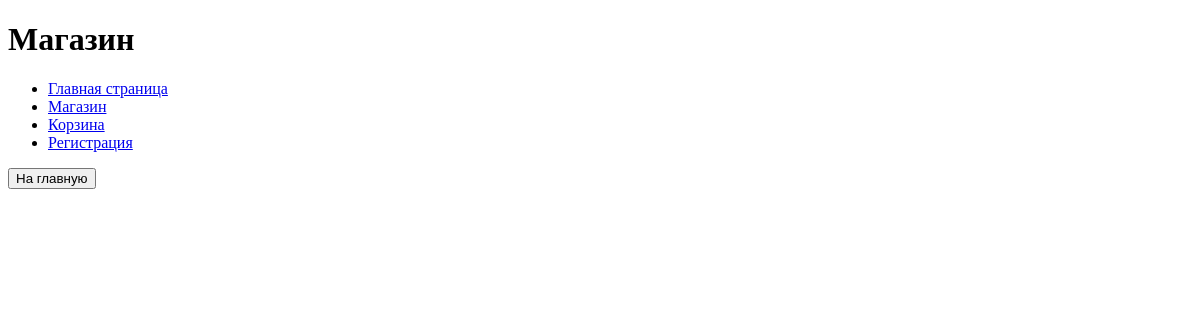
The app's page /task1/shop/, older data.
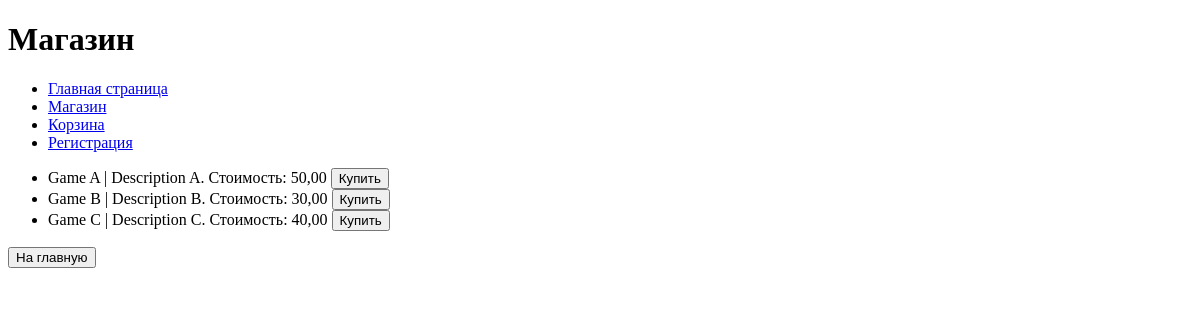
The same page, newer data.
### task1/models.py (models this page shows, shortened)
class Game(models.Model):
    title = models.CharField(max_length=100)
    cost = models.DecimalField(max_digits=10, decimal_places=2)
    size = models.DecimalField(max_digits=10, decimal_places=2)
    description = models.TextField()
    age_limited = models.BooleanField(default=False)
    buyer = models.ManyToManyField(Buyer, related_name='games')

### task1/views.py (the view)
# urls.py: path('shop/', views.shop, name='shop'),
def shop(request):
    games = Game.objects.all()
    return render(request, 'task1/shop.html', {'games': games})

### task1/templates/task1/shop.html (shortened to what this page needs)
{% extends 'task1/menu.html' %}
{% block content_title %}Магазин{% endblock %}
{% block content %}
    <ul>
        {% for game in games %}
            <li>{{ game.title }} | {{ game.description }}. Стоимость: {{ game.cost }} <button>Купить</button></li>
        {% endfor %}
    </ul>
    <a href="/task1/"><button>На главную</button></a>
{% endblock %}

### task1/templates/task1/menu.html (shortened to what this page needs)
<!DOCTYPE html>
<html lang="ru">
<head>
</head>
<body>
    <h1>{% block content_title %}{% endblock %}</h1>
    <nav>
        <ul>
            <li><a href="/task1/">Главная страница</a></li>
            <li><a href="/task1/shop/">Магазин</a></li>
            <li><a href="/task1/cart/">Корзина</a></li>
            <li><a href="/task1/sign_up/">Регистрация</a></li>
        </ul>
    </nav>
    <div>
        {% block content %}{% endblock %}
    </div>
</body>
</html>

Row changes from the older to the newer data that the page shows:
added Game: title "Game A", description "Description A", cost "50,00"
added Game: title "Game B", description "Description B", cost "30,00"
added Game: title "Game C", description "Description C", cost "40,00"
